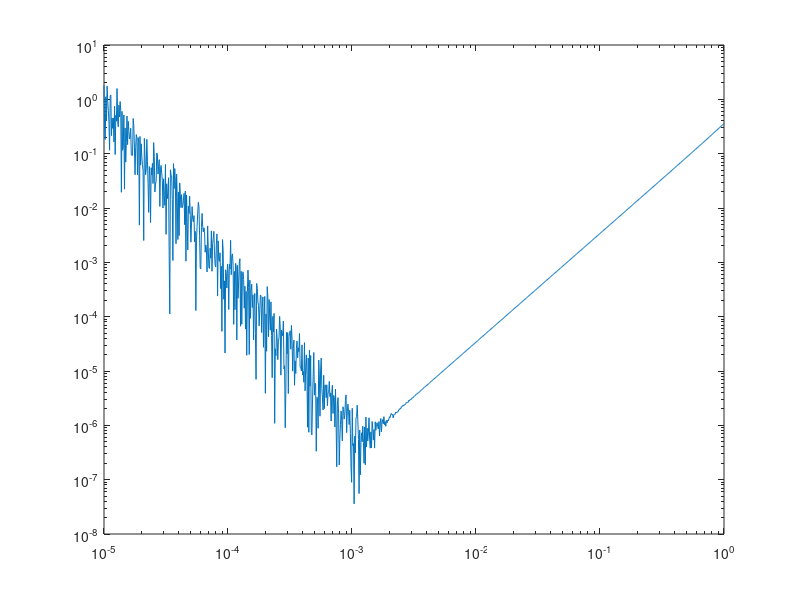

Here is the MATLAB script that generated this plot:
% this shows that this finite difference is second order
f = @(x) exp(x);
f_exact_third_derivative = @(x) exp(x);
N = 1000;
error = zeros(N,1);
hArray = logspace(-5,0,N);
for i = 1:N
    h = hArray(i);
    a = 1;
    f_im1 = f(a - 3*h/2);
    f_i = f(a - h/2);
    f_ip1 = f(a + h/2);
    f_ip2 = f(a + 3*h/2);
    finite_difference = (1/h^3)*(-f_im1 + 3*f_i - 3*f_ip1 + f_ip2);
    error(i) = abs(finite_difference - f_exact_third_derivative(a));
end

loglog(hArray, error);
% shows that slope is 2
polyfit(log(hArray(500:end)),log(error(500:end)'),1)